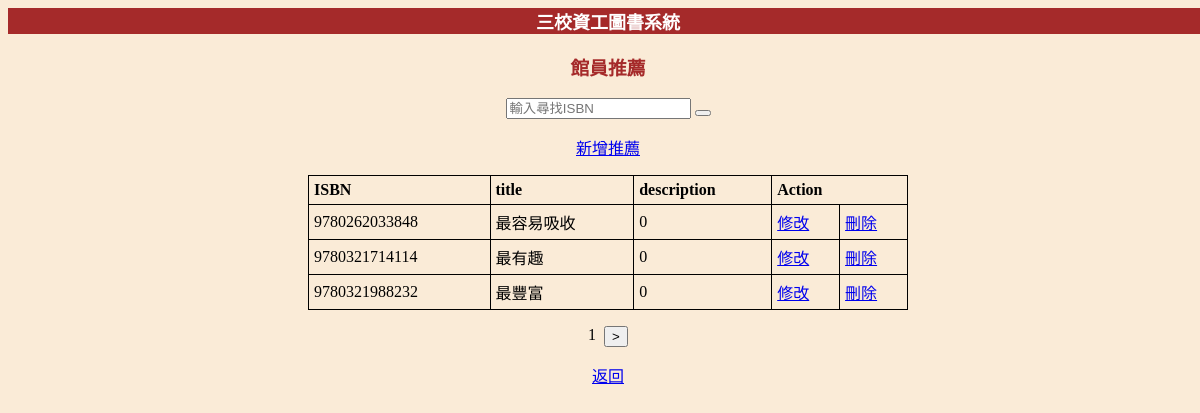
Screenshot of /recommand.php with the database file from the repository.
### tables this page shows
Create table MOUTHLIST (
	ISBN varchar(20),
    title varchar(100),
    description varchar(1000),
    PRIMARY KEY (ISBN),
    FOREIGN KEY (ISBN) references BOOK(ISBN) on delete cascade
);

### recommand.php (the view, shortened to what this page needs)
<html>
<head>
</head>
<body>
<div id="banner" class="banner" style="background-color:brown;">
			<p style="color: white; font-size: large;font-weight: bolder">三校資工圖書系統
</div>
<h3 align="center" style="color:brown">館員推薦</h3>
    <div align="center">
		<form action="searchrecommand.php" method="post">
			<input class="search-bar" type="text" name="search" placeholder="輸入尋找ISBN">
			<button class="search-btn"></button>
		</form>
	</div>
    <p align="center"><a href="insertrecommand.html">新增推薦</a><p>
	<table style="width:50%" align="center">
		<tr><th>ISBN</th><th>title</th><th>description</th><th colspan="2">Action</th></tr>
		<?php
                if (isset($_GET['count']) && $_GET['count'] !== '' || isset($_GET['page']) && $_GET['page'] !== '' ){
                    $count = $_GET['count'] + 10;
                    $page = $_GET['page'] + 1;
                }else{
                    $count = 0;
                    $page = 1;
                }
				$conn=require_once "db_info.php";
				$sql = "SELECT * FROM mouthlist limit $count, 10";
                $result=mysqli_query($conn,$sql);
				if ($result->num_rows > 0) {
					while ( $row = mysqli_fetch_array ( $result, MYSQLI_ASSOC ) ) {
						echo "<tr>";
						echo "<td>".$row['ISBN']."</td>";
						echo "<td>".$row['title']."</td>";
						echo "<td>".$row['description']."</td>";
						echo "<td><a href='updaterecommand.php?id=".$row['ISBN']."'>修改</a></td>";
						echo "<td><a href='deleterecommand.php?id=".$row['ISBN']."' class='delete-link'>刪除</a></td>";
						echo "</tr>";
					}
				} else {
					echo "0 results";
				}
		?>
	</table>
    <div id="move" class="move">
                <?php echo $page ?>&ensp;
                <form action="recommand.php?page=<?php echo $page ?>&count=<?php echo $count ?>" method='post'>
                    <button>></button>
                </form>
        </div>
    <div id="back" align="center">
        <a href="managerindex.php">返回</a>
</body>
</html>

### recommand.php (style rules this page uses)
body { width: 100%; height: 100%; background-color: antiquewhite; text-align:center; }
table, th, td { border: 1px solid black; border-collapse: collapse; }
th, td { padding: 5px; text-align: left; }
.move { display: flex; justify-content: center; }

### rows the page displays
mouthlist: ISBN "9780262033848", title "最容易吸收", description "0"
mouthlist: ISBN "9780321714114", title "最有趣", description "0"
mouthlist: ISBN "9780321988232", title "最豐富", description "0"

### other values shown
$page "1"
